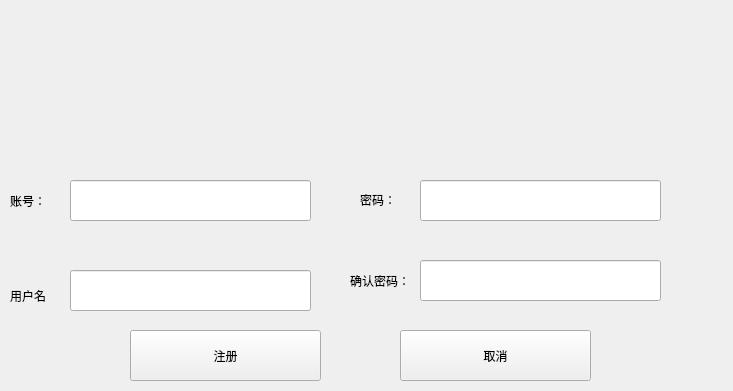
<?xml version="1.0" encoding="UTF-8"?>
<ui version="4.0">
 <class>MeowRegister</class>
 <widget class="QWidget" name="MeowRegister">
  <property name="geometry">
   <rect>
    <x>0</x>
    <y>0</y>
    <width>733</width>
    <height>391</height>
   </rect>
  </property>
  <property name="windowTitle">
   <string>Form</string>
  </property>
  <widget class="QWidget" name="widget" native="true">
   <property name="geometry">
    <rect>
     <x>0</x>
     <y>140</y>
     <width>731</width>
     <height>261</height>
    </rect>
   </property>
   <widget class="QPushButton" name="pushButton_cancel">
    <property name="geometry">
     <rect>
      <x>400</x>
      <y>190</y>
      <width>191</width>
      <height>51</height>
     </rect>
    </property>
    <property name="text">
     <string>取消</string>
    </property>
   </widget>
   <widget class="QPushButton" name="pushButton_register">
    <property name="geometry">
     <rect>
      <x>130</x>
      <y>190</y>
      <width>191</width>
      <height>51</height>
     </rect>
    </property>
    <property name="text">
     <string>注册</string>
    </property>
   </widget>
   <widget class="QLabel" name="label_username">
    <property name="geometry">
     <rect>
      <x>10</x>
      <y>150</y>
      <width>54</width>
      <height>12</height>
     </rect>
    </property>
    <property name="text">
     <string>用户名</string>
    </property>
   </widget>
   <widget class="QLabel" name="label_password">
    <property name="geometry">
     <rect>
      <x>360</x>
      <y>50</y>
      <width>54</width>
      <height>20</height>
     </rect>
    </property>
    <property name="text">
     <string>密码：</string>
    </property>
   </widget>
   <widget class="QLabel" name="label_check">
    <property name="geometry">
     <rect>
      <x>350</x>
      <y>130</y>
      <width>71</width>
      <height>21</height>
     </rect>
    </property>
    <property name="text">
     <string>确认密码：</string>
    </property>
   </widget>
   <widget class="QLineEdit" name="lineEdit_username">
    <property name="geometry">
     <rect>
      <x>70</x>
      <y>130</y>
      <width>241</width>
      <height>41</height>
     </rect>
    </property>
   </widget>
   <widget class="QLineEdit" name="lineEdit_password">
    <property name="geometry">
     <rect>
      <x>420</x>
      <y>40</y>
      <width>241</width>
      <height>41</height>
     </rect>
    </property>
   </widget>
   <widget class="QLineEdit" name="lineEdit_check">
    <property name="geometry">
     <rect>
      <x>420</x>
      <y>120</y>
      <width>241</width>
      <height>41</height>
     </rect>
    </property>
   </widget>
   <widget class="QLineEdit" name="lineEdit_id">
    <property name="geometry">
     <rect>
      <x>70</x>
      <y>40</y>
      <width>241</width>
      <height>41</height>
     </rect>
    </property>
   </widget>
   <widget class="QLabel" name="label_id">
    <property name="geometry">
     <rect>
      <x>10</x>
      <y>50</y>
      <width>71</width>
      <height>21</height>
     </rect>
    </property>
    <property name="text">
     <string>账号：</string>
    </property>
   </widget>
   <widget class="QLabel" name="label_2">
    <property name="geometry">
     <rect>
      <x>0</x>
      <y>0</y>
      <width>741</width>
      <height>251</height>
     </rect>
    </property>
    <property name="text">
     <string>&lt;html&gt;&lt;head/&gt;&lt;body&gt;&lt;p&gt;&lt;img src=&quot;:/res/bg/white.jpg&quot;/&gt;&lt;/p&gt;&lt;/body&gt;&lt;/html&gt;</string>
    </property>
   </widget>
   <zorder>label_2</zorder>
   <zorder>pushButton_cancel</zorder>
   <zorder>pushButton_register</zorder>
   <zorder>label_username</zorder>
   <zorder>label_password</zorder>
   <zorder>label_check</zorder>
   <zorder>lineEdit_username</zorder>
   <zorder>lineEdit_password</zorder>
   <zorder>lineEdit_check</zorder>
   <zorder>lineEdit_id</zorder>
   <zorder>label_id</zorder>
  </widget>
  <widget class="QLabel" name="label">
   <property name="geometry">
    <rect>
     <x>0</x>
     <y>0</y>
     <width>741</width>
     <height>141</height>
    </rect>
   </property>
   <property name="text">
    <string>&lt;html&gt;
&lt;head/&gt;
&lt;body&gt;
  &lt;p&gt;
    &lt;img style=&quot;background-color: white;&quot; src=&quot;:/res/bg/up.jpg&quot; width=&quot;732&quot; height=&quot;520&quot;/&gt;
  &lt;/p&gt;
&lt;/body&gt;
&lt;/html&gt;</string>
   </property>
  </widget>
 </widget>
 <resources/>
 <connections/>
</ui>
